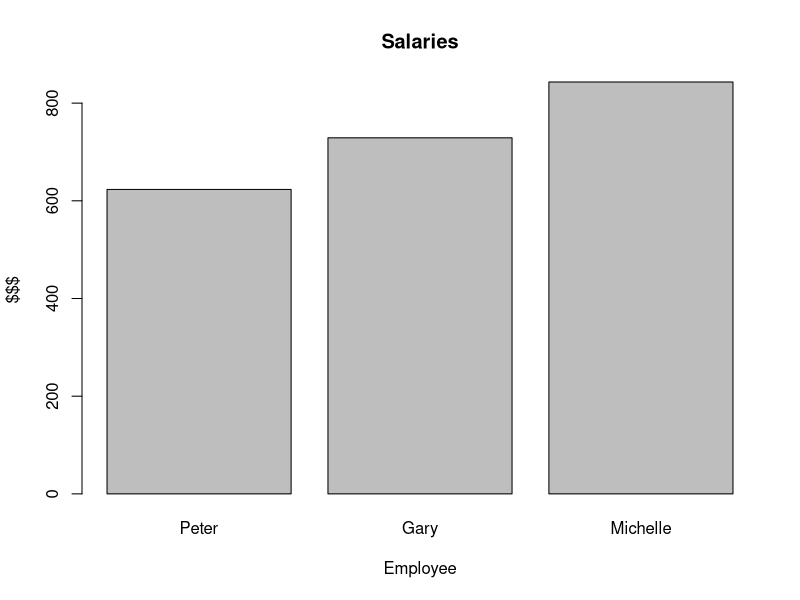
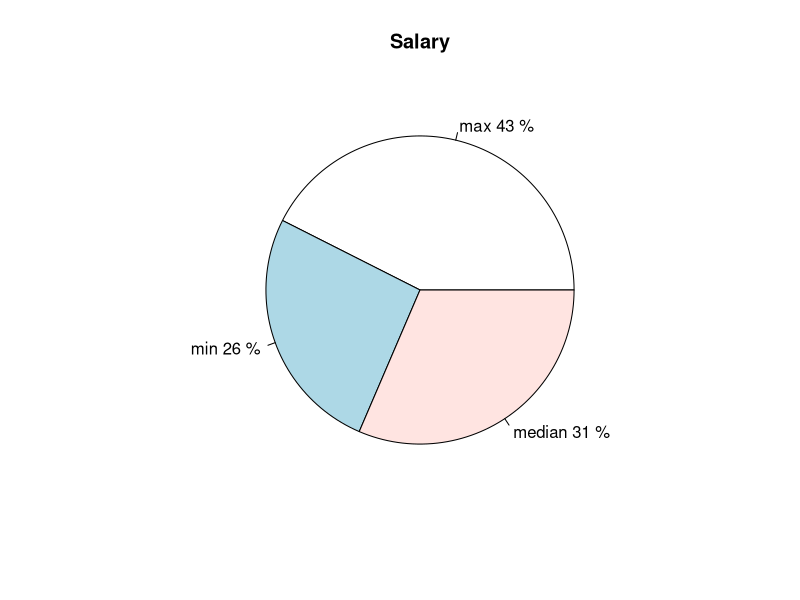

Recreate these plots in R, in order.
matrix1 = matrix(c(7, 9, 12, 2, 4, 13), nrow = 2, ncol = 3, byrow = T)
matrix2 = matrix(c(1, 7, 12, 19, 2, 8, 13, 20, 3, 9, 14, 21), nrow = 3, ncol = 4, byrow = T)

matrix1
matrix2

matrix3 = matrix1 %*% matrix2
matrix3

id = c(1, 2, 3, 4, 5)
name = c('Peter', 'Amy', 'Ryan', 'Gary', 'Michelle')
salary = c(623.3, 515.2, 611.0, 729.0, 843.25)

df = data.frame(id, name, salary)
df

department = c('accounting', 'HR', 'IT', 'executives', 'marketing')

df1 = cbind(df, department)
df1

df1[c(1,3,5), c('name', 'salary')]

df2 = df1[c(1,4,5), c('salary')]
df2
barplot(df2, main = 'Salaries', xlab = 'Employee', ylab = '$$$', 
        names.arg = c('Peter', 'Gary', 'Michelle'))

a = max(salary)
b = min(salary)
c = median(salary)
sal = c(a, b, c)

percentage = round(100*(sal/sum(sal)))

pie(sal, main = 'Salary', labels = paste(c('max', 'min','median'), sep = ' ', 
                                         percentage, '%'))

